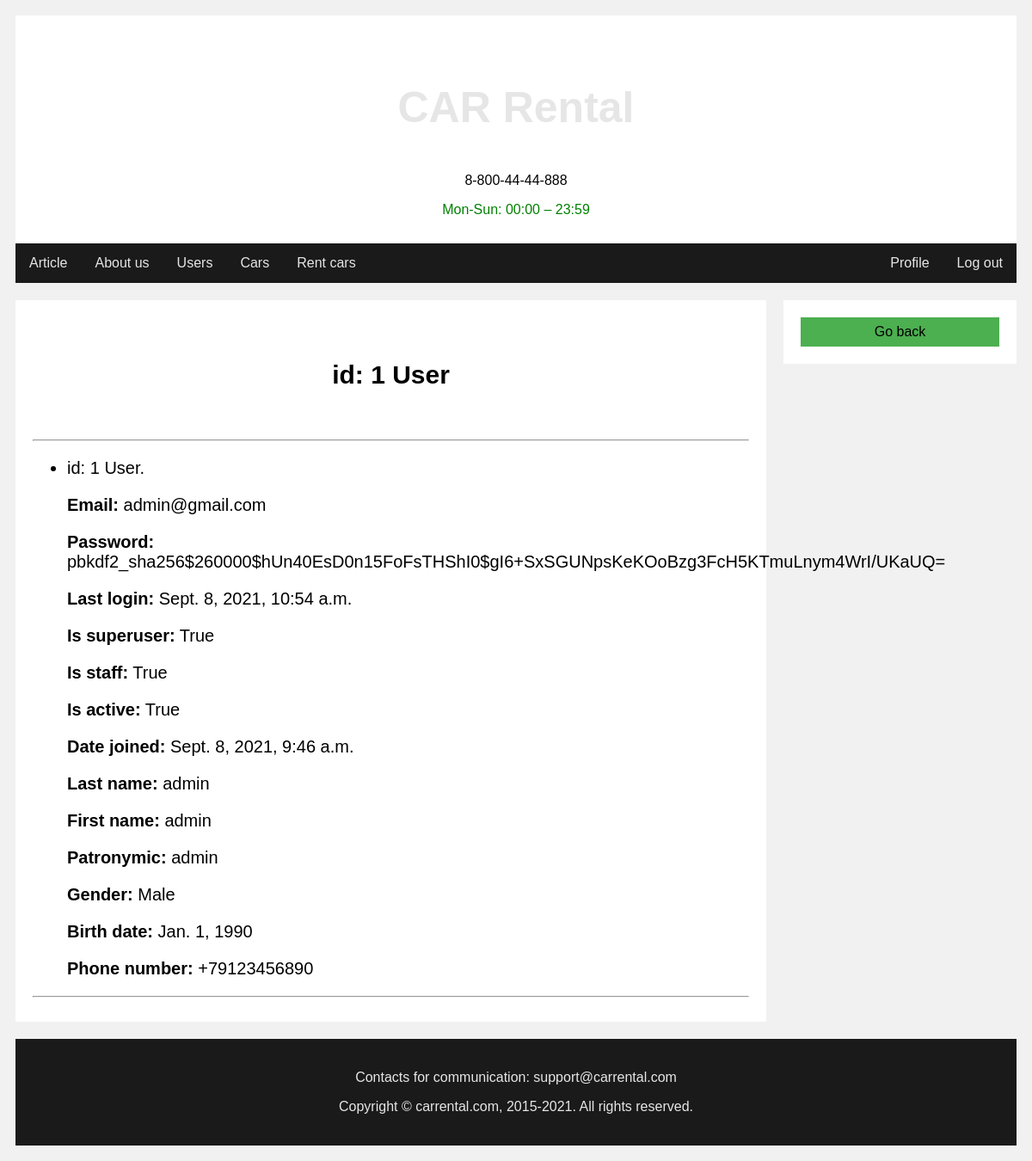
Screenshot of /overview/user/1/detail/ with the database file from the repository.
### b_user/models.py (models this page shows, shortened)
class User(AbstractUser):
    id = models.BigAutoField(
        auto_created=True,
        primary_key=True,
        serialize=False,
        verbose_name='ID',
        db_column='id'
    )
    username = models.CharField(
        error_messages={'unique': 'A user with that username already exists.'},
        help_text='Required. 150 characters or fewer. Letters, digits and @/./+/-/_ only.',
        max_length=150,
        unique=True,
        validators=[UnicodeUsernameValidator()],
        verbose_name='username'
    )
    email = models.EmailField(
        unique=True,
        verbose_name='Email',
        db_column='email'
    )
    password = models.CharField(
        max_length=128,
        validators=[MinLengthValidator(4)],
        verbose_name='Password',
        db_column='password'
    )
    last_login = models.DateTimeField(
        blank=True,
        null=True,
        verbose_name='last login'
    )
    is_superuser = models.BooleanField(
        default=False,
        help_text='Designates that this user has all permissions without explicitly assigning them.',
        verbose_name='superuser status'
    )
    is_staff = models.BooleanField(
        default=False,
        help_text='Designates whether the user can log into this admin site.',
        verbose_name='staff status'
    )
    is_active = models.BooleanField(
        default=True,
        help_text='Designates whether this user should be treated as active. Unselect this instead of deleting accounts.',
        verbose_name='active'
    )
    date_joined = models.DateTimeField(
        default=timezone.now,
        verbose_name='date joined',
        db_column='date_joined'
    )
    ALPHA = RegexValidator(r'^[a-zA-Zа-яА-Я]*$', 'Only alpha characters are allowed.')
    last_name = models.CharField(
        max_length=60,
        validators=[ALPHA],
        verbose_name='Last name',
        db_column='last_name'
    )
    first_name = models.CharField(
        max_length=60,
        validators=[ALPHA],
        verbose_name='First name',
        db_column='first_name'
    )
    patronymic = models.CharField(
        max_length=60,
        validators=[ALPHA],
        null=True,
        blank=True,
        verbose_name='Patronymic',
        db_column='patronymic'
    )
    date_of_birth = models.DateField(
        verbose_name='Date of birth',
        db_column='date_of_birth'
    )
    GENDER = [
        ('Male', 'Male'),
        ('Female', 'Female'),
        ('Other', 'Other'),
    ]
    gender = models.CharField(
        max_length=7,
        choices=GENDER,
        verbose_name='Gender',
        db_column='gender'
    )
    NUMERIC = RegexValidator(r'^[0-9+]*$', 'Only numeric characters are allowed.')
    phone_number = models.CharField(
        max_length=12,
        validators=[MinLengthValidator(12), NUMERIC],
        unique=True,
        verbose_name='Phone number',
        db_column='phone_number'
    )
    class Meta:
        verbose_name = 'user'
        verbose_name_plural = 'Users'
        db_table = 'users'

### b_user/views.py (the view)
# urls.py: path('overview/user/<int:pk>/detail/', UserDetailView.as_view(), name='user_detail'),
class UserDetailView(DetailView):
    model = User
    template_name = 'b_user/detail_view/user_detail.html'

### templates/b_user/detail_view/user_detail.html
{% extends 'website/base_site_1.html' %} {% load crispy_forms_tags %} {% block title %} id: {{ object.id }} User {% endblock title %} {% block left_main %}
<div>
    <div class='header'>
        <h1 style="font-size: 30px">id: {{ object.id }} User</h1>
    </div>
    <hr />
    <ul style="font-size: 20px">
        <li>id: {{ object.id }} User.
            <p><strong>Email:</strong> {{ object.email }}</p>
            <p><strong>Password:</strong> {{ object.password }}</p>
            <p><strong>Last login:</strong> {{ object.last_login }}</p>
            <p><strong>Is superuser:</strong> {{ object.is_superuser }}</p>
            <p><strong>Is staff:</strong> {{ object.is_staff }}</p>
            <p><strong>Is active:</strong> {{ object.is_active }}</p>
            <p><strong>Date joined:</strong> {{ object.date_joined }}</p>
            <p><strong>Last name:</strong> {{ object.last_name }}</p>
            <p><strong>First name:</strong> {{ object.first_name }}</p>
            <p><strong>Patronymic:</strong> {{ object.patronymic }}</p>
            <p><strong>Gender:</strong> {{ object.gender }}</p>
            <p><strong>Birth date:</strong> {{ object.date_of_birth }}</p>
            <p><strong>Phone number:</strong> {{ object.phone_number }}</p>
        </li>
    </ul>
    <hr />
</div>
{% endblock left_main %} {% block right_main %}
<div class="left_nav">
    <a class="active" href="/attach/user/list/">Go back</a>
</div>{% endblock right_main %}

### templates/website/base_site_1.html (style rules this page uses)
* { box-sizing: border-box; }
body { font-family: Arial; padding: 10px; background: #f1f1f1; }
.header { padding: 30px; text-align: center; background: white; }
.header h1 { font-size: 50px; }
a, .dropbtn { display: inline-block; color: #e6e6e6; text-align: center; padding: 14px 16px; text-decoration: none; }
.active { background-color: #4CAF50; }
.left_nav a { display: block; color: #000; padding: 8px 16px; text-decoration: none; }

### rows the page displays
User: id "1", email "admin@gmail.com", password "pbkdf2_sha256$260000$hUn40EsD0n15FoFsTHShI0$gI6+SxSGUNpsKeKOoBzg3FcH5KTmuLnym4WrI/UKaUQ=", last_login "Sept. 8, 2021, 10:54 a.m.", is_superuser "True", is_staff "True", is_active "True", date_joined "Sept. 8, 2021, 9:46 a.m.", last_name "admin", first_name "admin", patronymic "admin", gender "Male", date_of_birth "Jan. 1, 1990", phone_number "+79123456890"
